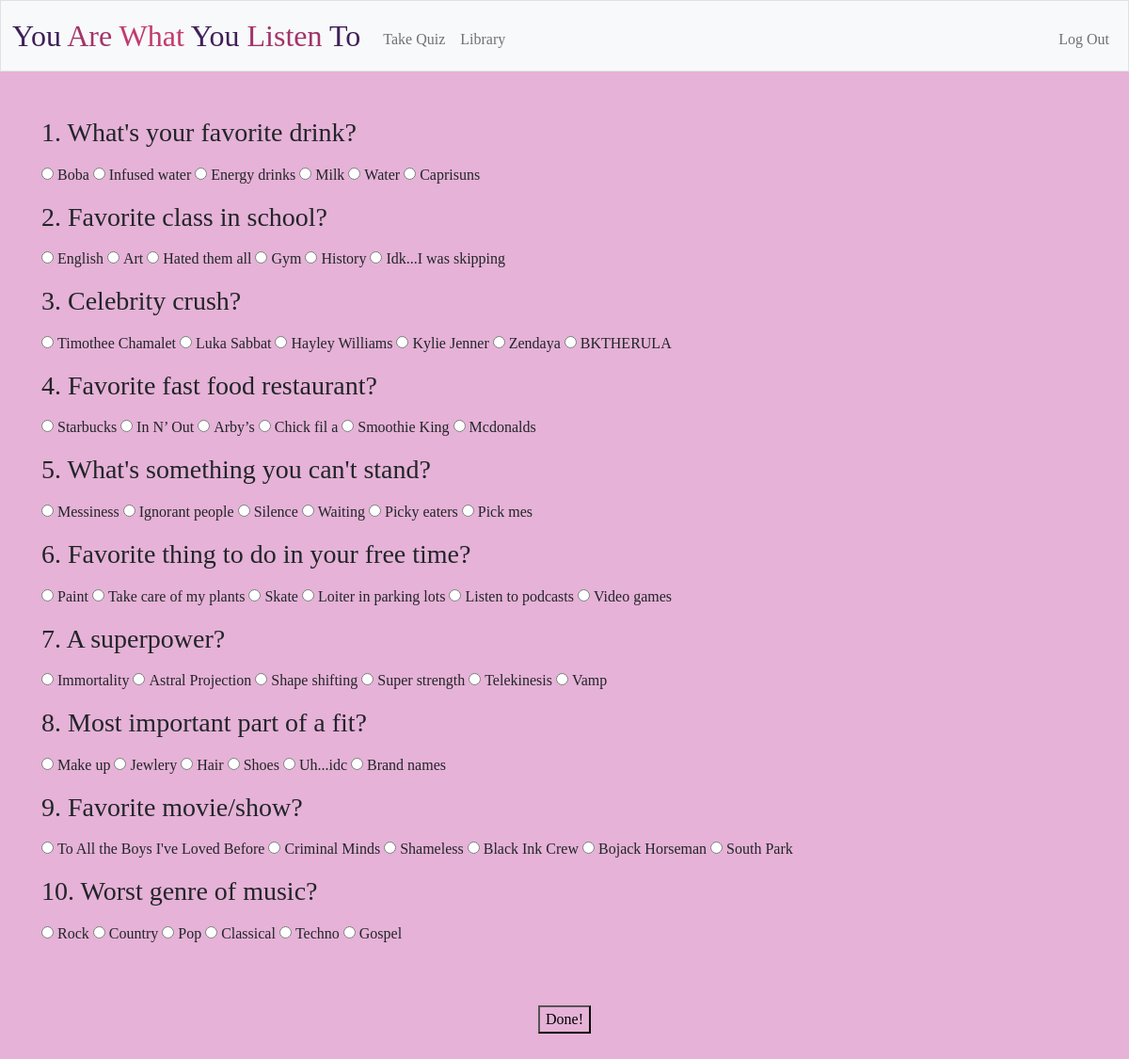
Page /quiz (signed in) on the committed database.
### tables this page shows
CREATE TABLE questions (id INTEGER, question TEXT NOT NULL, answer_one TEXT NOT NULL, answer_two TEXT, answer_three TEXT, answer_four TEXT, answer_five TEXT, answer_six TEXT, PRIMARY KEY(id));

### app.py (the view)
@app.route("/quiz", methods=["GET", "POST"])
@login_required
def quiz():
    row = db.execute("SELECT * FROM questions")
    if request.method == 'GET':
        return render_template('quiz.html', row=row)
    if request.method == 'POST':
        return redirect('/results')

### app.py (called while the page is built)
@app.after_request
def after_request(response):
    response.headers["Cache-Control"] = "no-cache, no-store, must-revalidate"
    response.headers["Expires"] = 0
    response.headers["Pragma"] = "no-cache"
    return response

### helpers.py (called while the page is built)
def login_required(f):
    @wraps(f)
    def decorated_function(*args, **kwargs):
        if session.get("user_id") is None:
            return redirect("/login")
        return f(*args, **kwargs)
    return decorated_function

### templates/quiz.html (shortened to what this page needs)
{% extends "layout.html" %}
{% block main %}
<form action="/results" method="POST">
    {% for i in row %}
    <ol>
        <h3 class="quiz-questions"><td>{{loop.index}}. {{item}}{{ i.question }}</h3>
            <p>
                <div class="quiz-options">
                    <input id="olivia" type="radio" name="{{ loop.index }}" value="olivia">
                    <label>{{ i.answer_one }}</label>
                    <input id="erykah" type="radio" name="{{ loop.index }}" value="erykah">
                    <label>{{ i.answer_two }}</label>
                    <input id="corey" type="radio" name="{{ loop.index }}" value="corey">
                    <label>{{ i.answer_three }}</label>
                    <input id="youngboy" type="radio" name="{{ loop.index }}" value="youngboy">
                    <label>{{ i.answer_four }}</label>
                    <input id="jacob" type="radio" name="{{ loop.index }}" value="jacob">
                    <label>{{ i.answer_five }}</label>
                    <input id="playboi" type="radio" name="{{ loop.index }}" value="playboi">
                    <label>{{ i.answer_six }}</label>
                </div>
            </p>
    </ol>
    {% endfor %}
    <br></br>
    <button type="submit">Done!</button>
</form>
{% endblock %}

### templates/layout.html (shortened to what this page needs)
<!DOCTYPE html>
<html lang="en">
    <head>
        <link rel="stylesheet" href="https://use.typekit.net/fza2tgo.css">
        <link href="https://cdn.jsdelivr.net/npm/bootstrap@5.1.3/dist/css/bootstrap.min.css" rel="stylesheet">
        <link href="/static/styles.css" rel="stylesheet">
    </head>
    <body>
        <nav class="bg-light border navbar navbar-expand-md navbar-light">
            <div class="container-fluid">
                <a class="navbar-brand" href="/"><span class="blue">You </span><span class="red">Are </span><span class="yellow">What </span><span class="green">You </span><span class="red">Listen </span><span class="blue">To</span></a>
                <div class="collapse navbar-collapse" id="navbar">
                    {% if session["user_id"] %}
                        <ul class="navbar-nav me-auto mt-2">
                            <li class="nav-item"><a class="nav-link" href="/quiz">Take Quiz</a></li>
                            <li class="nav-item"><a class="nav-link" href="/library">Library</a></li>
                        </ul>
                        <ul class="navbar-nav ms-auto mt-2">
                            <li class="nav-item"><a class="nav-link" href="/logout">Log Out</a></li>
                        </ul>
                    {% else %}
                        <ul class="navbar-nav ms-auto mt-2">
                            <li class="nav-item"><a class="nav-link" href="/register">Register</a></li>
                            <li class="nav-item"><a class="nav-link" href="/login">Log In</a></li>
                        </ul>
                    {% endif %}
                </div>
            </div>
        </nav>
        <main class="container-fluid py-5 text-center">
            {% block main %}{% endblock %}
        </main>
    </body>
</html>

### static/styles.css (style rules this page uses)
nav .navbar-brand { font-size: xx-large; }
nav .navbar-brand .blue { color: #401F59; }
nav .navbar-brand .red { color: #A2346A; }
nav .navbar-brand .yellow { color: #C23B6F; }
nav .navbar-brand .green { color: #401F59; }
.quiz-questions { text-align: left; }
.quiz-options { text-align: left; }
body { background-color: #E6B2D7;; font-family: decoy, serif; font-weight: 300; font-style: normal; }
h3 { font-family: decoy, serif; font-weight: 300; font-style: normal; }
p { font-family: decoy, serif; font-weight: 200; font-style: normal; }
button { background-color: Transparent; background-repeat:no-repeat; cursor:pointer; overflow: hidden; }

### rows in the picture
questions: question "What's your favorite drink?", answer_one "Boba", answer_two "Infused water", answer_three "Energy drinks", answer_four "Milk", answer_five "Water", answer_six "Caprisuns"
questions: question "Favorite class in school?", answer_one "English", answer_two "Art", answer_three "Hated them all", answer_four "Gym", answer_five "History", answer_six "Idk...I was skipping"
questions: question "Celebrity crush?", answer_one "Timothee Chamalet", answer_two "Luka Sabbat", answer_three "Hayley Williams", answer_four "Kylie Jenner", answer_five "Zendaya", answer_six "BKTHERULA"
questions: question "Favorite fast food restaurant?", answer_one "Starbucks", answer_two "In N’ Out", answer_three "Arby’s", answer_four "Chick fil a", answer_five "Smoothie King", answer_six "Mcdonalds"
questions: question "What's something you can't stand?", answer_one "Messiness", answer_two "Ignorant people", answer_three "Silence", answer_four "Waiting", answer_five "Picky eaters", answer_six "Pick mes"
questions: question "Favorite thing to do in your free time?", answer_one "Paint", answer_two "Take care of my plants", answer_three "Skate", answer_four "Loiter in parking lots", answer_five "Listen to podcasts", answer_six "Video games"
questions: question "A superpower?", answer_one "Immortality", answer_two "Astral Projection", answer_three "Shape shifting", answer_four "Super strength", answer_five "Telekinesis", answer_six "Vamp"
questions: question "Most important part of a fit?", answer_one "Make up", answer_two "Jewlery", answer_three "Hair", answer_four "Shoes", answer_five "Uh...idc", answer_six "Brand names"
questions: question "Favorite movie/show?", answer_one "To All the Boys I've Loved Before", answer_two "Criminal Minds", answer_three "Shameless", answer_four "Black Ink Crew", answer_five "Bojack Horseman", answer_six "South Park"
questions: question "Worst genre of music?", answer_one "Rock", answer_two "Country", answer_three "Pop", answer_four "Classical", answer_five "Techno", answer_six "Gospel"
